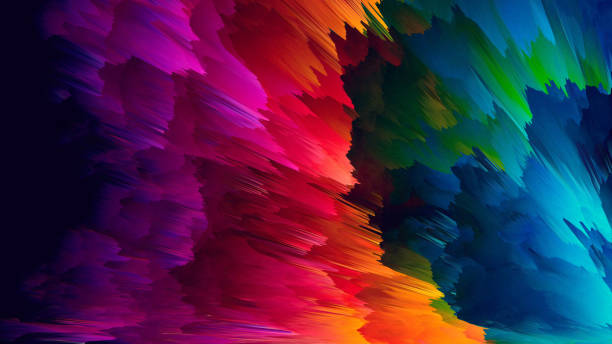
//> input picture 25.02/Color Regions Recognition/pic.jpg, 612 x 344 px
$ ./Color_Regions_Recognition   (built with g++ and OpenCV 4)
//> lines starting //> are read from the running program, lines starting //| are printed output that depends on the picture; after the words box and inside, x2 and y2 are one past the last pixel; in counts of white or black regions, pixels touching at a corner belong together
#include <opencv2/opencv.hpp>
#include <iostream>

using namespace cv;
using namespace std;

int main() {
    // Путь к изображению
    string pathToImage = "pic.jpg";
    Mat image = imread(pathToImage);
//> image is the input picture: 344 rows x 612 cols, CV_8UC3; mean B, G, R 68.3, 35.5, 69.9

    // Проверка на ошибки при загрузке изображения
    if (image.empty()) {
        cerr << "Error: Failed to load image!" << endl;
        return -1;
    }

    // Преобразуем изображение в пространство цветовых каналов HSV
    Mat hsvImage;
    cvtColor(image, hsvImage, COLOR_BGR2HSV);
//> hsvImage: 344 rows x 612 cols, CV_8UC3; mean H, S, V 120.3, 238.9, 109.6

    // Создаем маски для выделения красного, зеленого и синего цвета
    Mat redMask, greenMask, blueMask;
    inRange(hsvImage, Scalar(0, 120, 70), Scalar(10, 255, 255), redMask);   // Красный цвет
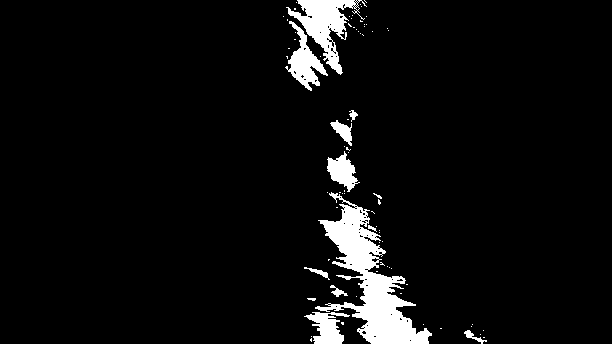
//> redMask: 344 rows x 612 cols, CV_8UC1; 5.4% white; 78 white regions (66 under 20 px), largest, box (x1, y1, x2, y2) and area: (315, 192, 432, 344) 5907, (286, 0, 367, 75) 2098, (285, 21, 328, 91) 1103
    inRange(hsvImage, Scalar(35, 40, 40), Scalar(85, 255, 255), greenMask); // Зеленый цвет
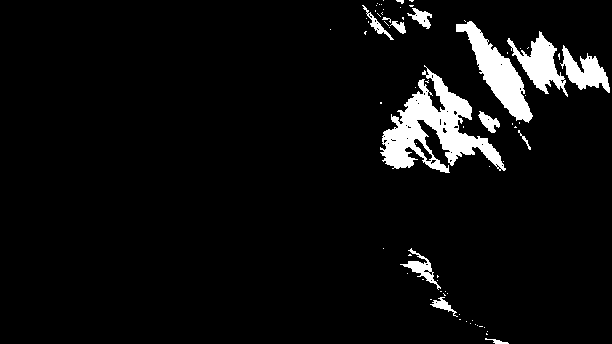
//> greenMask: 344 rows x 612 cols, CV_8UC1; 5.7% white; 71 white regions (57 under 20 px), largest, box (x1, y1, x2, y2) and area: (380, 65, 506, 173) 5133, (456, 21, 533, 123) 2577, (507, 31, 568, 97) 1548
    inRange(hsvImage, Scalar(100, 150, 0), Scalar(140, 255, 255), blueMask); // Синий цвет
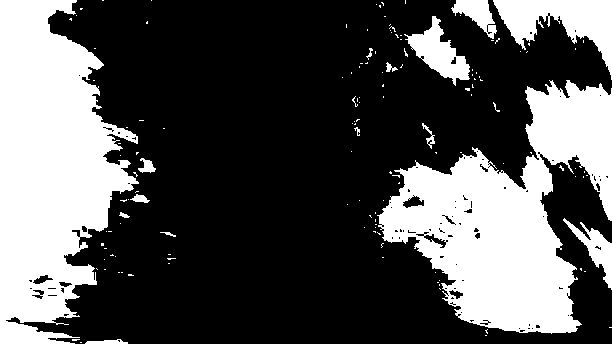
//> blueMask: 344 rows x 612 cols, CV_8UC1; 32.8% white; 139 white regions (124 under 20 px), largest, box (x1, y1, x2, y2) and area: (0, 0, 139, 344) 30787, (377, 80, 612, 334) 29408, (493, 0, 612, 80) 4092

    // Отображаем маски
    imshow("Red Mask", redMask);
    imshow("Green Mask", greenMask);
    imshow("Blue Mask", blueMask);

    // Сохраняем маски на диск
    imwrite("red_mask.png", redMask);
    imwrite("green_mask.png", greenMask);
    imwrite("blue_mask.png", blueMask);

    // Выделение областей на исходном изображении для красного, зеленого и синего цвета
    Mat redAreas, greenAreas, blueAreas;
    image.copyTo(redAreas, redMask);   // Копируем только красные области
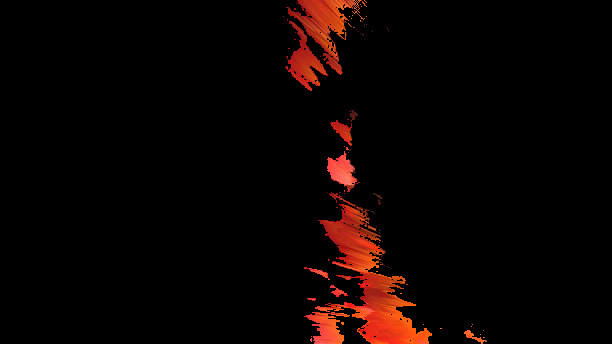
//> redAreas: 344 rows x 612 cols, CV_8UC3; mean B, G, R 1.6, 3.1, 11.1
    image.copyTo(greenAreas, greenMask); // Копируем только зеленые области
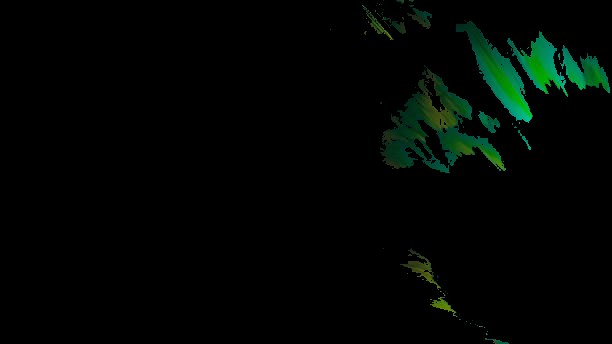
//> greenAreas: 344 rows x 612 cols, CV_8UC3; mean B, G, R 2.6, 5.4, 0.7
    image.copyTo(blueAreas, blueMask);  // Копируем только синие области
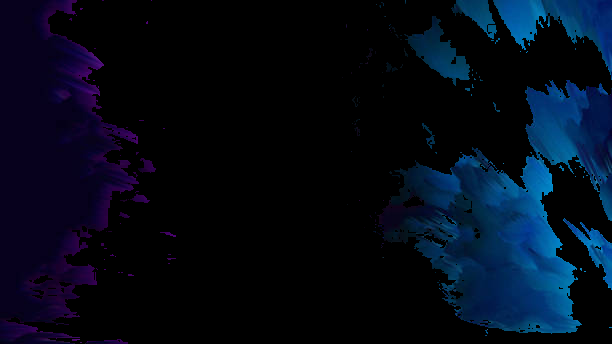
//> blueAreas: 344 rows x 612 cols, CV_8UC3; mean B, G, R 24, 10.1, 2.5

    // Отображаем выделенные области
    imshow("Red Areas", redAreas);
    imshow("Green Areas", greenAreas);
    imshow("Blue Areas", blueAreas);

    // Сохраняем выделенные области на диск
    imwrite("red_areas.png", redAreas);
    imwrite("green_areas.png", greenAreas);
    imwrite("blue_areas.png", blueAreas);

    waitKey(0);

    return 0;
}
